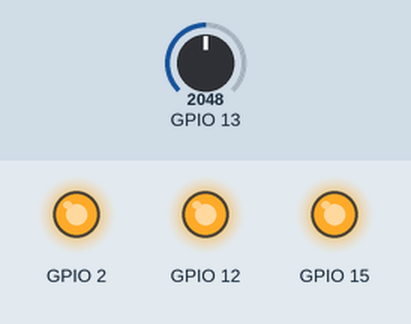
The sketch below on a simulated ESP32. Parts: output pins drawn as LEDs (lit = HIGH). Inputs (shaded band) come from the test bench; at power-on: GPIO 13 = 2048. WiFi joins after 1.5 s; servers stay silent unless stated; the camera gives no picture; web services answer with replies made up by the test bench; what the sketch prints to the serial monitor is not drawn.

Above: at 0.4 s.
Timing chart, 0 to 1.9 s (numbered marks = the images above):
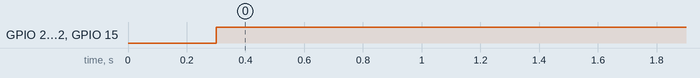

The sketch:

MQ2-line-final.ino
```cpp
#include <WiFi.h>
#include <WiFiClientSecure.h>
#include "soc/soc.h"
#include "soc/rtc_cntl_reg.h"
#include "esp_camera.h"
#define CAMERA_MODEL_AI_THINKER
#define PWDN_GPIO_NUM     32
#define RESET_GPIO_NUM    -1
#define XCLK_GPIO_NUM      0
#define SIOD_GPIO_NUM     26
#define SIOC_GPIO_NUM     27
#define Y9_GPIO_NUM       35
#define Y8_GPIO_NUM       34
#define Y7_GPIO_NUM       39
#define Y6_GPIO_NUM       36
#define Y5_GPIO_NUM       21
#define Y4_GPIO_NUM       19
#define Y3_GPIO_NUM       18
#define Y2_GPIO_NUM        5
#define VSYNC_GPIO_NUM    25
#define HREF_GPIO_NUM     23
#define PCLK_GPIO_NUM     22

char SSID[] ="MetroTaipei x Louisa";
char PASSWORD[] ="25112613";
String myLineNotifyToken = "YEufIuUHJ4Uz1e4ihsgpb3ujvKriirkXoL1iHST2tEO";
WiFiClientSecure client;//網路連線物件
char host[] = "notify-api.line.me";//LINE Notify API網址
bool sent = 0;


/**
String sendImage2LineNotify(String msg) {
  camera_fb_t * fb = NULL;
  fb = esp_camera_fb_get();//取得相機影像放置fb
  if (!fb) {
    delay(100);
    Serial.println("Camera capture failed, Reset");
    ESP.restart();
  }
  WiFiClientSecure client_tcp;//啟動SSL wificlient
  Serial.println("Connect to notify-api.line.me");
  if (client_tcp.connect("notify-api.line.me", 443)) {
    Serial.println("Connection successful");
    String head = "--Taiwan\r\nContent-Disposition: form-data; name=\"message\"; \r\n\r\n" + msg + "\r\n--Taiwan\r\nContent-Disposition: form-data; name=\"imageFile\"; filename=\"esp32-cam.jpg\"\r\nContent-Type: image/jpeg\r\n\r\n";
    String tail = "\r\n--Taiwan--\r\n";
    uint16_t imageLen = fb->len;
    uint16_t extraLen = head.length() + tail.length();
    uint16_t totalLen = imageLen + extraLen;
    //開始POST傳送訊息
    client_tcp.println("POST /api/notify HTTP/1.1");
    client_tcp.println("Connection: close");
    client_tcp.println("Host: notify-api.line.me");
    client_tcp.println("Authorization: Bearer " + myLineNotifyToken);
    client_tcp.println("Content-Length: " + String(totalLen));
    client_tcp.println("Content-Type: multipart/form-data; boundary=Taiwan");
    client_tcp.println();
    client_tcp.print(head);
    uint8_t *fbBuf = fb->buf;
    size_t fbLen = fb->len;
    Serial.println("Data Sending....");
    //照片，分段傳送
    for (size_t n = 0; n < fbLen; n = n + 2048) {
      if (n + 2048 < fbLen) {
        client_tcp.write(fbBuf, 2048);
        fbBuf += 2048;
      } else if (fbLen % 2048 > 0) {
        size_t remainder = fbLen % 2048;
        client_tcp.write(fbBuf, remainder);
      }
    }
    client_tcp.print(tail);
    client_tcp.println();
    String getResponse = "", Feedback = "";
    boolean state = false;
    int waitTime = 3000;   // 依據網路調整等候時間，3000代表，最多等3秒
    long startTime = millis();
    delay(1000);
    Serial.print("Get Response");
    while ((startTime + waitTime) > millis())    {
      Serial.print(".");
      delay(100);
      bool jobdone=false;
      while (client_tcp.available())
      {//當有收到回覆資料時
        jobdone=true;
        char c = client_tcp.read();
        if (c == '\n')
        {
          if (getResponse.length() == 0) state = true;
          getResponse = "";
        }
        else if (c != '\r')
          getResponse += String(c);
        if (state == true) Feedback += String(c);
        startTime = millis();
      }
      if (jobdone) break;
    }
    client_tcp.stop();
    esp_camera_fb_return(fb);//清除緩衝區
    return Feedback;
  }
  else {
    esp_camera_fb_return(fb);
    return "Send failed.";
  }

}
/**/


String sendImage2LineNotify(String msg) {
  camera_fb_t * fb = NULL;
  fb = esp_camera_fb_get();//取得相機影像放置fb
  if (!fb) {
    delay(100);
    Serial.println("Camera capture failed, Reset");
    ESP.restart();
  }
  WiFiClientSecure client_tcp;//啟動SSL wificlient
  Serial.println("Connect to notify-api.line.me");
  if (client.connect(host, 443)) {
    Serial.println("Connection successful");
    String head = "--Taiwan\r\nContent-Disposition: form-data; name=\"message\"; \r\n\r\n" + msg + "\r\n--Taiwan\r\nContent-Disposition: form-data; name=\"imageFile\"; filename=\"esp32-cam.jpg\"\r\nContent-Type: image/jpeg\r\n\r\n";
    String tail = "\r\n--Taiwan--\r\n";
    uint16_t imageLen = fb->len;
    uint16_t extraLen = head.length() + tail.length();
    uint16_t totalLen = imageLen + extraLen;
    //開始POST傳送訊息
    client_tcp.println("POST /api/notify HTTP/1.1");
    client_tcp.println("Connection: close");
    client_tcp.println("Host: notify-api.line.me");
    client_tcp.println("Authorization: Bearer " + myLineNotifyToken);
    client_tcp.println("Content-Length: " + String(totalLen));
    client_tcp.println("Content-Type: multipart/form-data; boundary=Taiwan");
    client_tcp.println();
    client_tcp.print(head);
    uint8_t *fbBuf = fb->buf;
    size_t fbLen = fb->len;
    Serial.println("Data Sending....");
    //照片，分段傳送
    for (size_t n = 0; n < fbLen; n = n + 2048) {
      if (n + 2048 < fbLen) {
        client_tcp.write(fbBuf, 2048);
        fbBuf += 2048;
      } else if (fbLen % 2048 > 0) {
        size_t remainder = fbLen % 2048;
        client_tcp.write(fbBuf, remainder);
      }
    }
    client_tcp.print(tail);
    client_tcp.println();
    String getResponse = "", Feedback = "";
    boolean state = false;
    int waitTime = 3000;   // 依據網路調整等候時間，3000代表，最多等3秒
    long startTime = millis();
    delay(1000);
    Serial.print("Get Response");
    while ((startTime + waitTime) > millis())    {
      Serial.print(".");
      delay(100);
      bool jobdone=false;
      while (client_tcp.available())
      {//當有收到回覆資料時
        jobdone=true;
        char c = client_tcp.read();
        if (c == '\n')
        {
          if (getResponse.length() == 0) state = true;
          getResponse = "";
        }
        else if (c != '\r')
          getResponse += String(c);
        if (state == true) Feedback += String(c);
        startTime = millis();
      }
      if (jobdone) break;
    }
    client_tcp.stop();
    esp_camera_fb_return(fb);//清除緩衝區
    return Feedback;
  }
  else {
    esp_camera_fb_return(fb);
    return "Send failed.";
  }

}

  String sendRequest2LineNotify(String token, String request) {
  request.replace("%","%25");
  request.replace(" ","%20");
  //request.replace("&","%20");
  request.replace("#","%20");
  //request.replace("\'","%27");
  request.replace("\"","%22");
  request.replace("\n","%0D%0A");
  request.replace("%3Cbr%3E","%0D%0A");
  request.replace("%3Cbr/%3E","%0D%0A");
  request.replace("%3Cbr%20/%3E","%0D%0A");
  request.replace("%3CBR%3E","%0D%0A");
  request.replace("%3CBR/%3E","%0D%0A");
  request.replace("%3CBR%20/%3E","%0D%0A");
  request.replace("%20stickerPackageId","&stickerPackageId");
  request.replace("%20stickerId","&stickerId");
  }


void setup() {
  Serial.begin(115200);
    camera_config_t config;
  config.ledc_channel = LEDC_CHANNEL_0;
  config.ledc_timer = LEDC_TIMER_0;
  config.pin_d0 = Y2_GPIO_NUM;
  config.pin_d1 = Y3_GPIO_NUM;
  config.pin_d2 = Y4_GPIO_NUM;
  config.pin_d3 = Y5_GPIO_NUM;
  config.pin_d4 = Y6_GPIO_NUM;
  config.pin_d5 = Y7_GPIO_NUM;
  config.pin_d6 = Y8_GPIO_NUM;
  config.pin_d7 = Y9_GPIO_NUM;
  config.pin_xclk = XCLK_GPIO_NUM;
  config.pin_pclk = PCLK_GPIO_NUM;
  config.pin_vsync = VSYNC_GPIO_NUM;
  config.pin_href = HREF_GPIO_NUM;
  config.pin_sscb_sda = SIOD_GPIO_NUM;
  config.pin_sscb_scl = SIOC_GPIO_NUM;
  config.pin_pwdn = PWDN_GPIO_NUM;
  config.pin_reset = RESET_GPIO_NUM;
  config.xclk_freq_hz = 20000000;
  config.pixel_format = PIXFORMAT_JPEG;
  config.jpeg_quality = 10;  //10-63 lower number means higher quality
  config.fb_count = 2;
  config.frame_size = FRAMESIZE_SXGA;// FRAMESIZE_ + UXGA|SXGA|XGA|SVGA|VGA|CIF|QVGA|HQVGA|QQVGA
  //Line notify don't accept bigger than XGA

  if(psramFound()){  //是否有PSRAM(Psuedo SRAM)記憶體IC
    config.frame_size = FRAMESIZE_UXGA;
    config.jpeg_quality = 10;
    config.fb_count = 2;
  } else {
    config.frame_size = FRAMESIZE_SVGA;
    config.jpeg_quality = 12;
    config.fb_count = 1;
  }

  esp_err_t err = esp_camera_init(&config);
  if (err != ESP_OK) {
    Serial.printf("Camera init failed with error 0x%x", err);
    delay(1000);
    ESP.restart();
  }
  //初始化相機結束
  pinMode(15, OUTPUT);//選告GPIO15作為輸出（中間紅色LED）
  pinMode(2, OUTPUT);//選告GPIO 2作為輸出（綠色LED）
  pinMode(12, OUTPUT);//選告GPIO 12作為輸出（外面紅色LED）
  pinMode(13, INPUT);//選告GPIO 13作為輸入（Mq2氣體感測）

}

void loop() {
  int GasValue;//宣告變數GasValue
  GasValue = analogRead(13); //讀取的GPIO 13讀取的數值放在GasValue
  Serial.println(GasValue); //GasValue顯示在序列視窗
  if (WiFi.status() != WL_CONNECTED){
  Serial.println("WiFi disconnected");}
  if (WiFi.status() == WL_CONNECTED){
  Serial.println("WiFi connected");}

  if (GasValue < 200) {
    //小於200，代表一切正常，亮中間紅燈
    digitalWrite(15, HIGH);
    digitalWrite(2, LOW);
    digitalWrite(12, LOW);
  }

  if (GasValue >= 200 && GasValue < 400) {
    //200-400之間，綠燈顯示外洩警戒
    digitalWrite(15, LOW);
    digitalWrite(2, HIGH);
    digitalWrite(12, LOW);
  }
  if (GasValue >= 400 && GasValue <1000) {
    //超過600，發出外洩警報
    digitalWrite(15, LOW);
    digitalWrite(2, LOW);
    digitalWrite(12, HIGH);
  }
  if(GasValue < 1000){
    sent = 0;
  }
  if (GasValue >= 1000){
    //超過1000，傳警示訊息至LINE
    if(sent == 0){
    digitalWrite(15, HIGH);
    digitalWrite(2, HIGH);
    digitalWrite(12, HIGH);
    //燈全亮
    String message = "\n 偵測到空氣品質差：";
    message += "\n數值=" + String(GasValue) + "\n建議查看室內狀況。";
    WiFi.mode(WIFI_STA);
    Serial.print("Connecting Wifi: ");
    Serial.println(SSID);
    WiFi.begin(SSID, PASSWORD);
  while (WiFi.status() != WL_CONNECTED) {
    Serial.print(".");
    delay(5000);
  }
  //連線成功，顯示取得的IP
  Serial.println("");
  Serial.println("WiFi connected");
  Serial.println("IP address: ");
  IPAddress ip = WiFi.localIP();
  Serial.println(ip);
  client.setInsecure();

    Serial.println(message);
    if (client.connect(host, 443)) {
      int LEN = message.length();
      //傳遞POST表頭
      String url = "/api/notify";
      client.println("POST " + url + " HTTP/1.1");
      client.print("Host: "); client.println(host);
      //權杖
      client.print("Authorization: Bearer "); client.println(myLineNotifyToken);
      client.println("Content-Type: application/x-www-form-urlencoded");
      client.print("Content-Length: "); client.println( String((LEN + 8)) );
      client.println();
      client.print("message="); client.println(message);
      client.println();
      //等候回應
      delay(2000);
      String response = client.readString();
      //顯示傳遞結果
      Serial.println(response);
      client.stop(); //斷線，否則只能傳5次
    }
    else {
      //傳送失敗
      Serial.println("connected fail");
    }


    Serial.println("starting to Line");
    String payload = sendImage2LineNotify("There is someone coming....");
    Serial.println(sendImage2LineNotify(payload));
    delay(10000);


    WiFi.disconnect();
    WiFi.mode(WIFI_OFF);
    sent = 1;
    }
  }
  delay(1000);


}
```

Measured:
- by itself, GPIO 2, GPIO 12, GPIO 15: LOW → HIGH at 0.30 s
